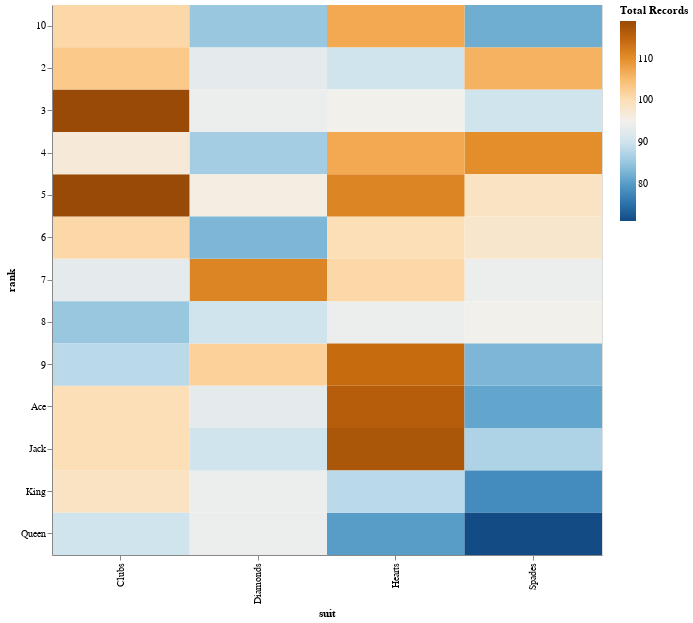

Source (notebook cell):
### Markdown cell above
## Visualizing the results

This isn't terribly interesting from a statistical perspective.  However, its an example of how you can include visualizations in your nbdev projects!  Notice how we are hiding just the input with `#|hide_input`:

### Code cell
#|hide_input
import altair as alt
import pandas as pd

alt.data_transformers.disable_max_rows()
sampledf = pd.DataFrame([{'suit': c.suit_nm, 'rank': c.rank_nm } for c in draw_n(5000)])

rect = alt.Chart(sampledf).mark_rect().encode(
    alt.X('suit:N'),
    alt.Y('rank:N'),
    alt.Color('count()',
        scale=alt.Scale(scheme='blueorange'),
        legend=alt.Legend(title='Total Records')
    )
).properties(
    width=550,
    height=550
)
rect

### Figure 1 — Vega-Lite specification as saved in the notebook (floating-point values rounded to 4 significant figures; data arrays with more than 128 entries replaced by an {"elided": "..."} marker saying what was removed)
{"config": {"view": {"continuousWidth": 400, "continuousHeight": 300}}, "data": {"name": "data-f3c9ef46db7038dd14b7b6b428b6cf91"}, "mark": "rect", "encoding": {"color": {"aggregate": "count", "legend": {"title": "Total Records"}, "scale": {"scheme": "blueorange"}, "type": "quantitative"}, "x": {"field": "suit", "type": "nominal"}, "y": {"field": "rank", "type": "nominal"}}, "height": 550, "width": 550, "$schema": "https://vega.github.io/schema/vega-lite/v4.17.0.json", "datasets": {"data-f3c9ef46db7038dd14b7b6b428b6cf91": {"elided": "5000 records"}}}
